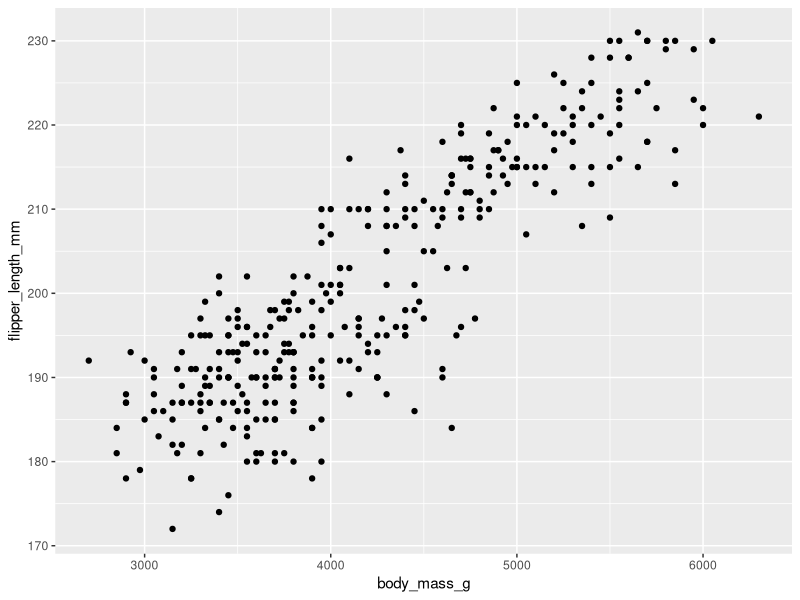
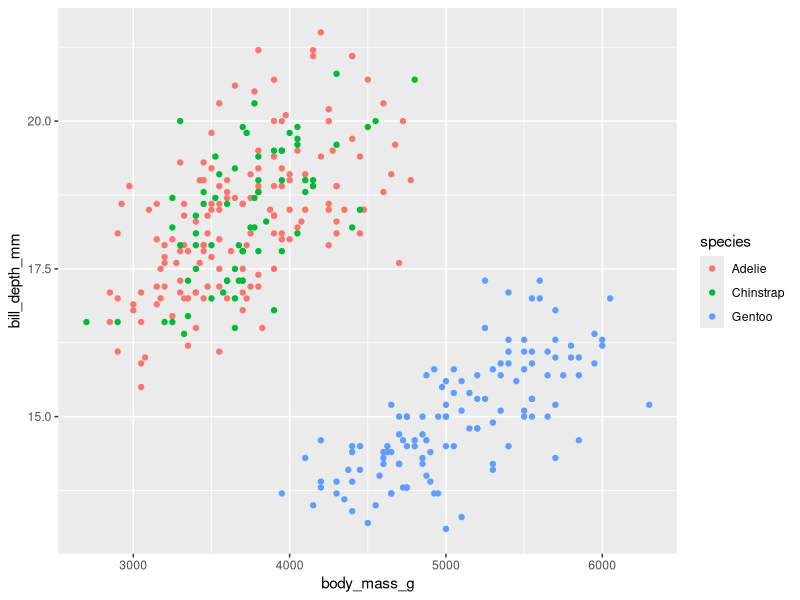
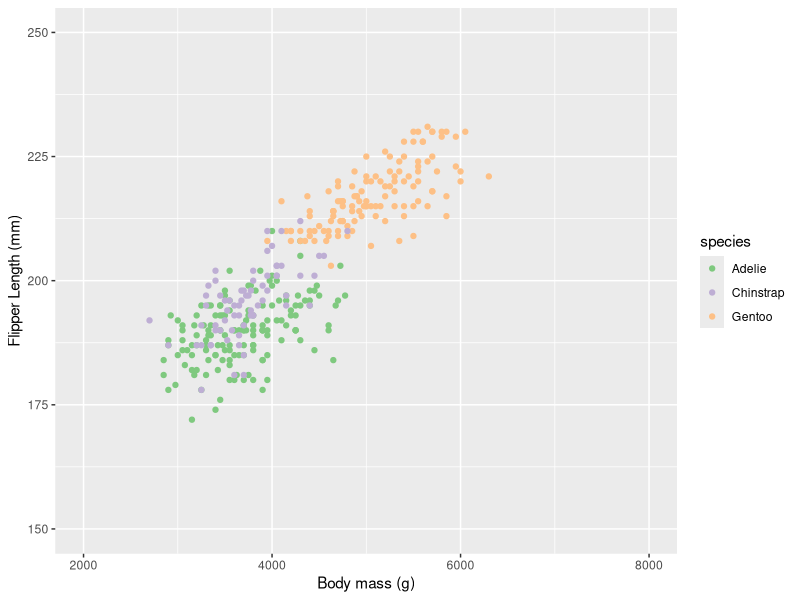
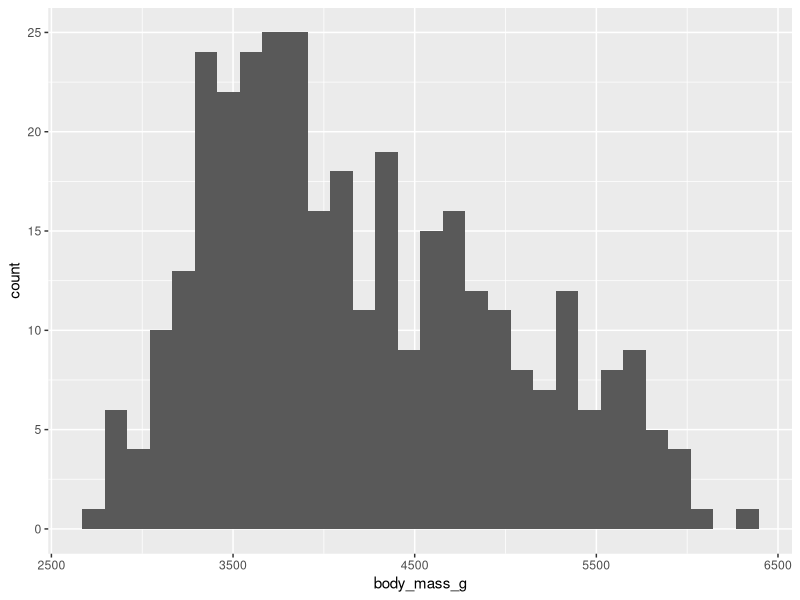
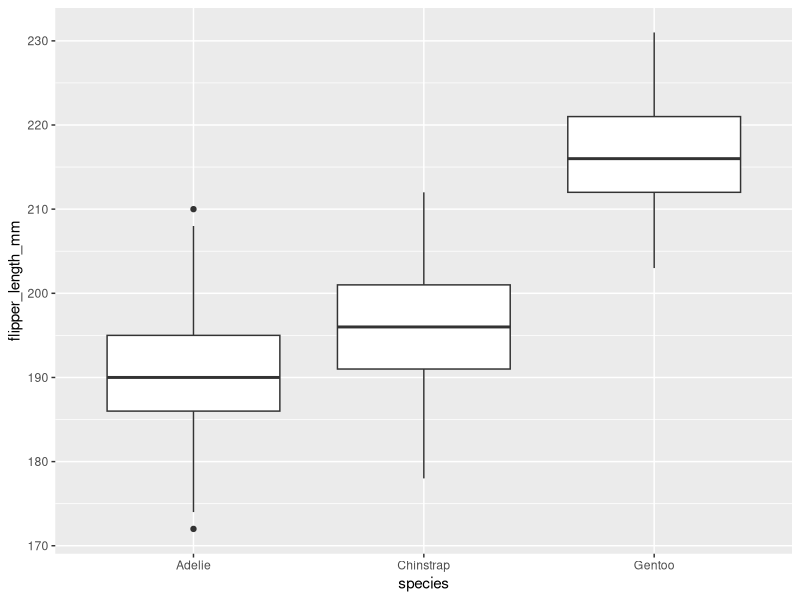
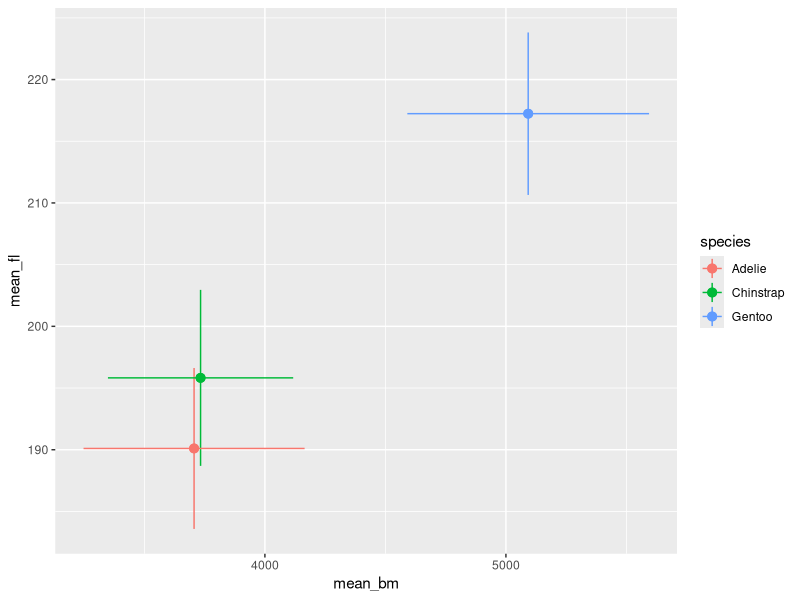

Reproduce these figures in R, in order.
## ---- chunk 1

library(palmerpenguins)
library(tidyverse)

traits_r2 <- function(trait1, trait2) {
  summary(lm(trait1 ~ trait2))$r.squared
}

penguins %>% 
  summarize(flipper_bill_r2 = traits_r2(flipper_length_mm, bill_length_mm))
## ---- chunk 2
# Pipeline 1
penguins %>% 
  group_by(species) %>% 
  summarize(flipper_bill_r2 = traits_r2(flipper_length_mm, bill_length_mm))

# Pipeline 2
penguins %>% 
  group_by(species, island) %>% 
  summarize(flipper_bill_r2 = traits_r2(flipper_length_mm, bill_length_mm),
            .groups = "drop")

#Pipeline 3
penguins %>% 
  group_by(species, island, sex) %>% 
  summarize(flipper_bill_r2 = traits_r2(flipper_length_mm, bill_length_mm),
            .groups = "drop")
## ---- chunk 3
set.seed(12345)
penguins2 <- penguins %>% 
  drop_na(sex) %>% 
  sample_n(25)
penguins2[7, 3:6] <- NA

penguins2 %>% 
  group_by(species, island, sex) %>% 
  drop_na() %>% 
  summarize(flipper_bill_r2 = traits_r2(flipper_length_mm, bill_length_mm),
            .groups = "drop")

## ---- chunk 4
library(palmerpenguins)
library(tidyverse)

ggplot(data = penguins, aes(x = body_mass_g, y = flipper_length_mm)) +
  geom_point()

#question 10
ggplot(data = penguins, aes(x = body_mass_g, y = bill_depth_mm, color = species)) +
  geom_point()


## ---- chunk 5
ggplot(data = penguins) +
  # You can also define aesthetics directly inside the geometries
  geom_point(aes(x = body_mass_g, 
                 y = flipper_length_mm,
                 color = species)) +
  # x aesthetic, continuous scale
  scale_x_continuous(
    # change the axis name
    name = "Body mass (g)",
    # change the limits
    limits = c(2000, 8000)
  ) +
  scale_y_continuous(
    name = "Flipper Length (mm)", 
    limits = c(150, 250)
  ) +
  # color aesthetic, manual scale
  scale_color_brewer(palette = "Accent")
## ---- chunk 6
ggplot(data = penguins) + 
  geom_histogram(aes(body_mass_g))

ggplot(data = penguins, aes(x = species, y = flipper_length_mm)) + 
  geom_boxplot()

#create a summary data frame 

penguins %>% 
  group_by(species) %>% 
  drop_na() %>% 
  summarize(mean_fl = mean(flipper_length_mm),
            sd_fl = sd(flipper_length_mm), 
            mean_bm = mean(body_mass_g), 
            sd_bm = sd(body_mass_g)) %>% 
  ggplot(aes(color = species)) + 
  geom_pointrange(aes(x = mean_bm, 
                      y = mean_fl, 
                      ymin = mean_fl - sd_fl,
                      ymax = mean_fl + sd_fl)) + 
  geom_pointrange(aes(x = mean_bm, 
                      y = mean_fl, 
                      xmin = mean_bm - sd_bm, 
                      xmax = mean_bm + sd_bm))
                  
